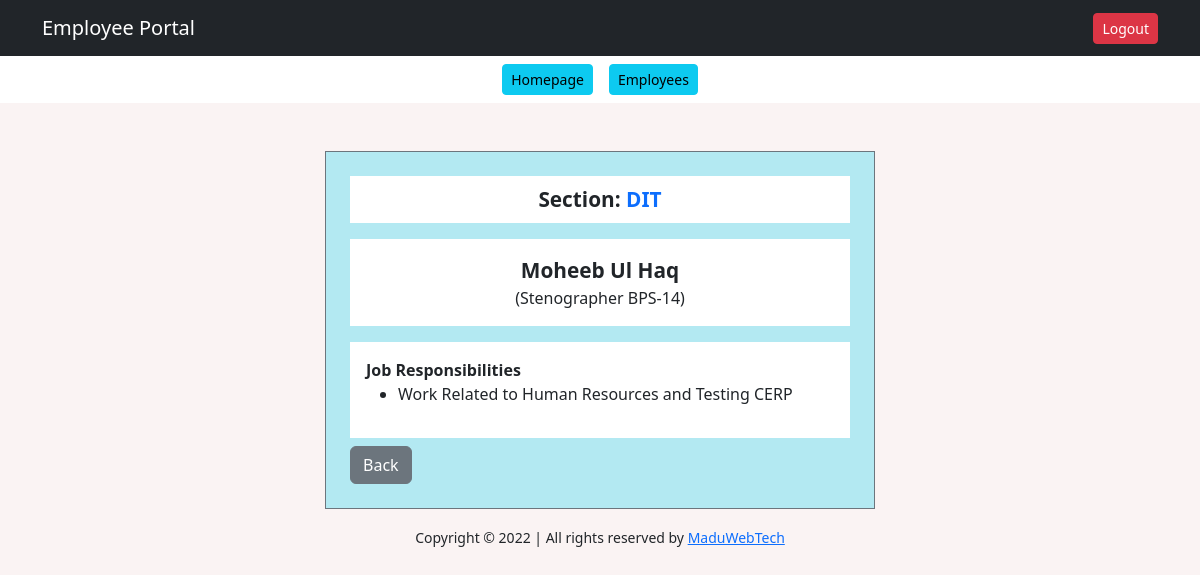
The app's page /dashboard/profile.php?id=38 (signed in) with its own data.
### tables this page shows
CREATE TABLE `user_reg_tbl` (
  `emp_id` int(11) NOT NULL,
  `user_name` varchar(100) NOT NULL,
  `user_des` varchar(100) NOT NULL,
  `user_section` varchar(100) NOT NULL,
  `user_scale` varchar(100) NOT NULL,
  `user_res` text NOT NULL,
  `user_id` varchar(100) NOT NULL,
  `user_pass` varchar(255) NOT NULL,
  `user_role` int(11) NOT NULL
);

### dashboard/profile.php (the view, shortened to what this page needs)
<?php include("header.php");
include("Configuration.php");
$emp_id=$_GET['id'];
$sql="SELECT * FROM user_reg_tbl WHERE emp_id=$emp_id";
$query=mysqli_query($config,$sql);
$result=mysqli_fetch_assoc($query);
?>
    <div class="container mt-5 mb-2">
      <div class="row m-2">
        <div class="col-md-6 m-auto emp_profile p-4 border border-secondary">
          <p class="text-center emp_name bg-white p-2">
            <strong>Section:</strong>
            <span class="text-primary"><?= ucwords($result['user_section']) ?></span>
          </p>
          <p class="text-center bg-white p-3">
            <span class="emp_name"><?= ucwords($result['user_name']) ?></span><br>
            <span>(<?= ucfirst($result['user_des']) ?></span>
            <span><?= strtoupper($result['user_scale']) ?>)</span>
          </p>
          <div class="bg-white p-3">
            <strong>Job Responsibilities</strong>
            <ul>
              <li><?= ucfirst($result['user_res']) ?></li>
            </ul>
          </div>
          <div class="mt-2">
            <a href="users_list.php" class="btn btn-secondary">Back</a>
          </div>
        </div>
      </div>
    </div>
<?php include("footer.php"); ?>

### assets/style.css (style rules this page uses)
body { background-color: #faf3f3 !important; }
.login_form,.register_form,.emp_profile,.task_form { background-color: #b3e9f2; }
.emp_name { font-size: 1.3rem; font-weight: bold; }

### records on screen
user_reg_tbl: user_section "DIT", user_name "Moheeb Ul Haq", user_des "Stenographer", user_scale "BPS-14", user_res "Work Related to Human Resources and Testing CERP"
